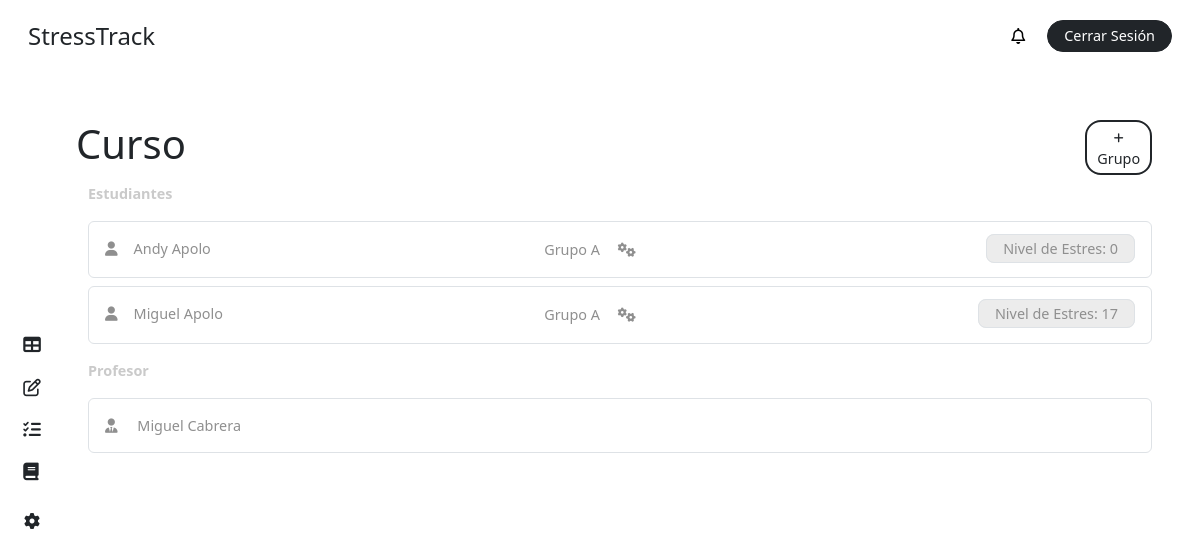
The app's page /course/ (signed in), older data.
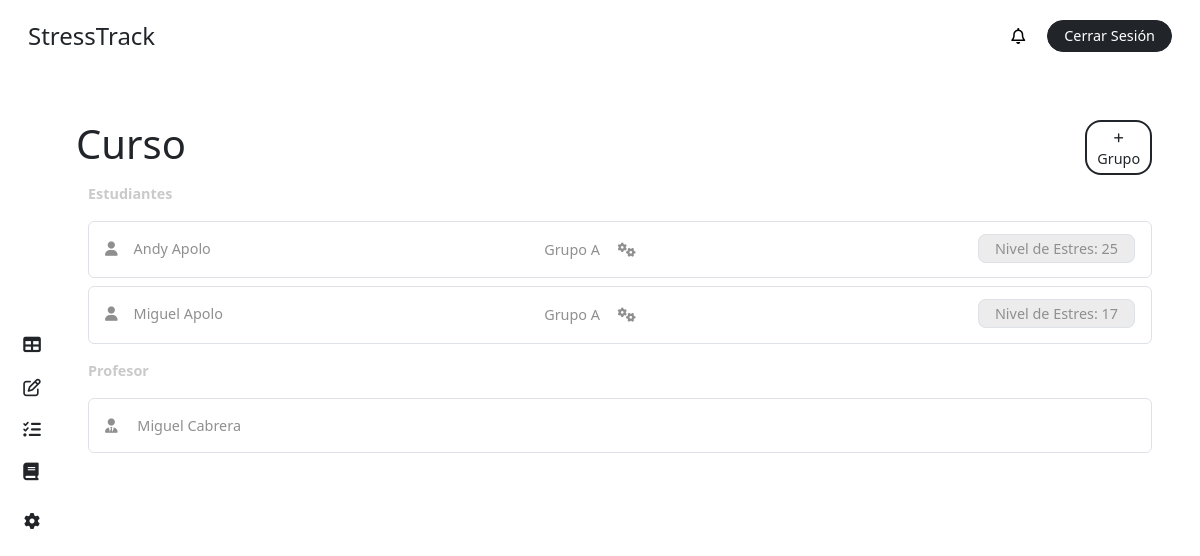
The same page, newer data.
### stress/models.py (models this page shows, shortened)
class CustomUser(AbstractBaseUser, PermissionsMixin):
    ROLE_CHOICES = [
        ('student', 'Alumno'),
        ('teacher', 'Profesor'),
        ('superuser', 'Administrador'),
    ]
    first_name = models.CharField(max_length=50, blank=True)
    last_name = models.CharField(max_length=50, blank=True)
    dni = models.CharField(max_length=10, unique=True, blank=True, null=True)
    email = models.EmailField(unique=True)
    role = models.CharField(max_length=20, choices=ROLE_CHOICES, default='student')
    is_active = models.BooleanField(default=True)
    is_staff = models.BooleanField(default=False)
    stress = models.IntegerField(default=0)
    share_stress_level = models.BooleanField(default=False)
    course = models.ForeignKey(Course, on_delete=models.CASCADE, related_name='students', null=True, blank=True)
    group = models.ForeignKey(Team, on_delete=models.CASCADE, related_name='members', null=True, blank=True)
    objects = CustomUserManager()
    USERNAME_FIELD = 'email'
    REQUIRED_FIELDS = []

class Team(models.Model):
    name = models.CharField(max_length=20)
    course = models.ForeignKey(Course, on_delete=models.CASCADE, related_name='teams')
    def __str__(self):
        return f"{self.name}"

### stress/views.py (the view, shortened to what this page needs)
# urls.py: path('course/', views.course, name='course'),
@login_required
def course(request):
    user = request.user
    course = user.course if user.role == 'student' else user.teaching_courses.first()
    if course:
        students = course.students.all()
        teacher = course.teacher
        groups = course.teams.all()
    else:
        students = None
        teacher = None
        groups = None
    context = {
        'students': students,
        'role': request.user.role,
        'groups': groups,
        'teacher': teacher,
        'course': course,
        'notifications': user.notifications.all(),
        'unread_notifications': user.notifications.filter(is_read=False).count(),
    }
    return render(request, 'dashboard/course.html', context)

### stress/templates/dashboard/course.html (shortened to what the changed rows need)
{% extends "base/dashboard_base.html" %}
{% block content %}
<main class="main p-4 pe-5">
  <div class="my-4">
    <div class="row">
      <div class="col-11 p-0">
        <h1 class="m-0">Curso</h1>
      </div>
    </div>
    {% if not course %}
      {% if role == 'student' %}
        <div class="bg-inf p-3 rounded-2 text-gris my-4">
        <i class="fas fa-info-circle"></i> No estas matriculado a un curso por el
        momento.
        </div>
      {% else %}
        <div class="bg-inf p-3 rounded-2 text-gris my-4">
        <i class="fas fa-info-circle"></i> No estas asignado a un curso por el
        momento.
        </div>
      {% endif %}
    {% else %}
      {% if not students %}
        <div class="bg-inf p-3 rounded-2 text-gris">
          <i class="fas fa-info-circle"></i> No hay estudiantes matriculados por el momento.
        </div>
      {% else %}
        {% for student in students %}
            <div class="p-3 my-2 rounded-2 text-gris border border-1">
                <div class="row">
                    <div class="col-5">
                        <i class="fa-solid fa-user me-3"></i>{{ student.first_name }} {{ student.last_name }}
                    </div>
                    <div class="col-4">
                        {% if student.group %}
                            {{ student.group }}
                        {% else %}
                            N/A
                        {% endif %}
                        {% if role == 'teacher' %}
                            <button
                                data-bs-toggle="modal"
                                data-bs-target="#putTeamUser"
                                class="mx-2 bg-white border-0 text-gris put-team"
                                data-user='{"id": "{{ student.id }}"}'
                                title="Agregar a un grupo">
                                <i class="fa-solid fa-gears"></i>
                            </button>
                        {% endif %}
                    </div>
                    {% if role == 'student' %}
                        {% if student.share_stress_level %}
                            <div class="col-3 text-end">
                                <div
                                    class="ms-4 bg-color-grisillo py-1 px-3 border d-inline rounded-3 fs-7"
                                >
                                    Nivel de Estres: {{ student.stress }}
                                </div>
                            </div>
                        {% endif %}
                    {% else %}
                        <div class="col-3 text-end">
                            <div
                                class="ms-4 bg-color-grisillo py-1 px-3 border d-inline rounded-3 fs-7"
                            >
                                Nivel de Estres: {{ student.stress }}
                            </div>
                        </div>
                    {% endif %}
                </div>
            </div>
        {% endfor %}
      {% endif %}
    {% endif %}
  </div>
</main>
{% endblock %}

Row changes from the older to the newer data that the page shows:
changed CustomUser "Andy": stress "0" → "25"
